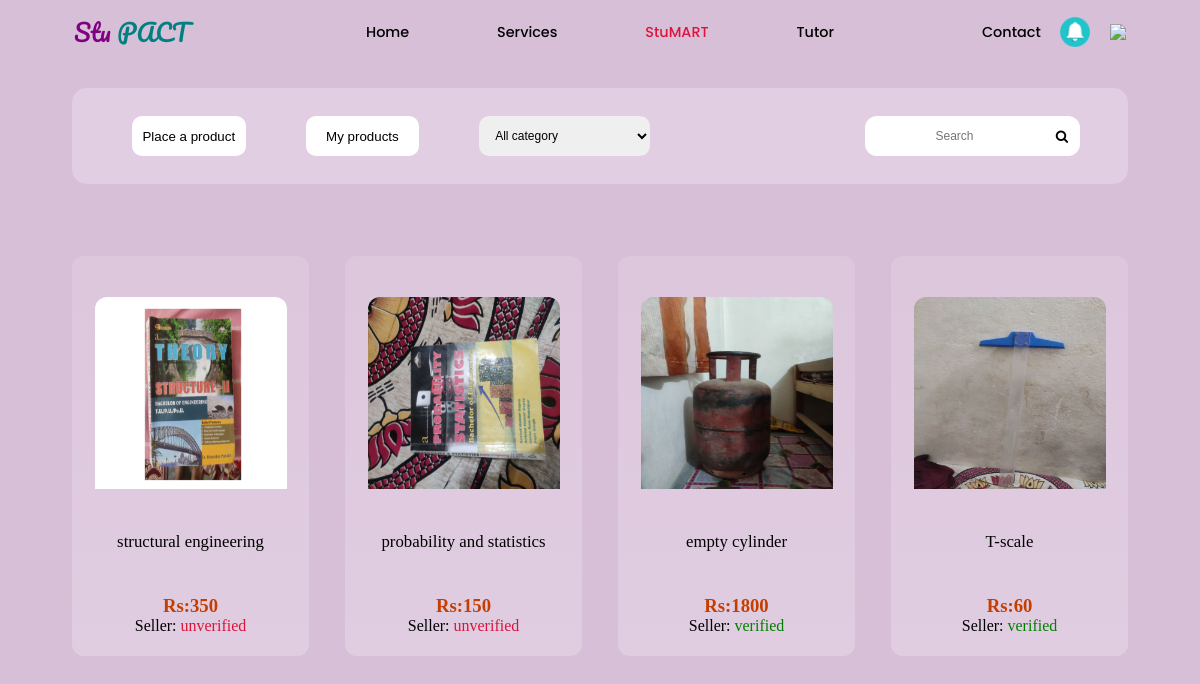
/stumart (signed in), run on an earlier commit of the app's database.
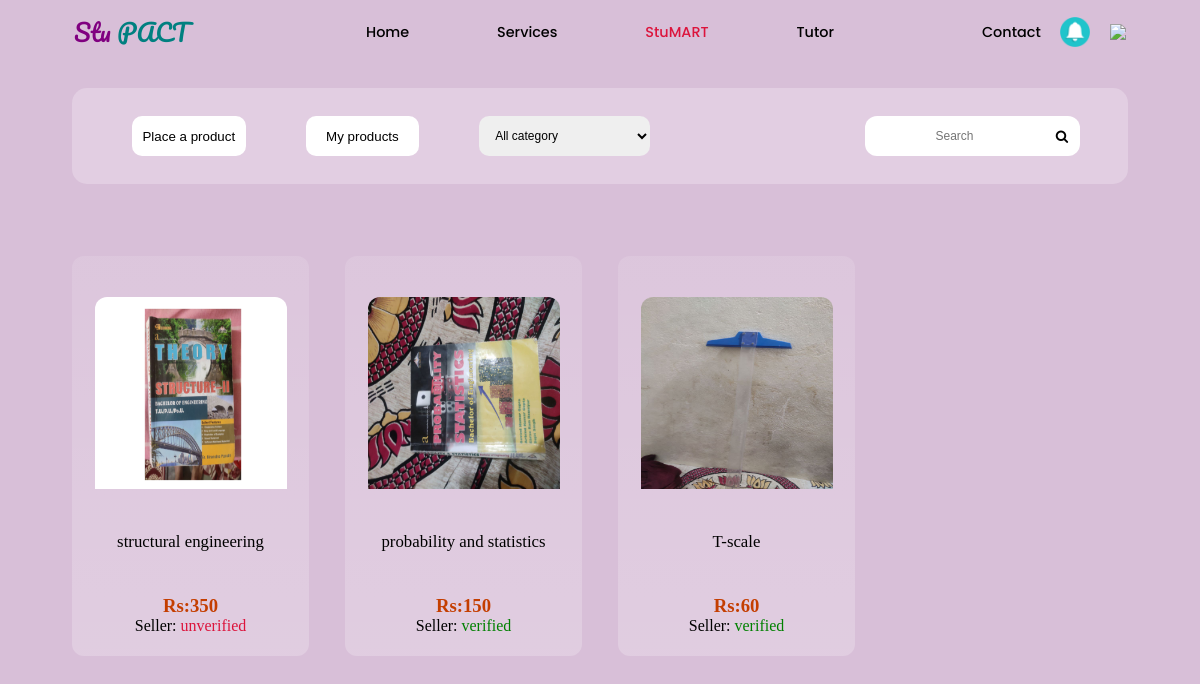
And on a later commit of the database.
### dataforstupact/models.py (models this page shows)
class stumartmodel(models.Model):
    id=models.UUIDField(primary_key=True,default=uuid.uuid4)
    title=models.CharField(max_length=30,blank=True)
    username=models.CharField(max_length=30)
    image=models.ImageField(upload_to="stumart/products/",blank=True)
    price=models.IntegerField(default=0)
    details=models.TextField(blank=True)
    category=models.CharField(max_length=30,default="other")
    time=models.DateTimeField(auto_now_add=True,blank=True)
    verify=models.BooleanField(default=False,blank=True)

### stupact/views.py (the view)
# urls.py: path('stumart',views.stumartfunc,name="stumart"),
def stumartfunc(request):
    variable=stumartmodel.objects.all()
    user=mymodel.objects.get(username=request.session["Username"])
    if len(user.phonenumber)<10 or len(user.first_name)<3 or len(user.last_name)<3:
        check=1
    else:
        check=0
    data=list()
    if request.method=="POST":
        value=request.POST.get("search")
        allobj=[i.title for i in variable]
        allobj2=[i for i in allobj if i[0:len(value)]==value]
        variable=[i for i in variable if i.title in allobj2 ]
    for i in variable:
        if i.username!=request.session["Username"] and i.verify == False:
            temp=dict()
            temp["id"]=i.id
            temp["verify"]=mymodel.objects.get(username=i.username).verified
            temp["username"]=i.username
            temp["title"]=i.title
            temp["image"]=i.image
            temp["price"]=i.price
            temp["discription"]=i.details
            temp["time"]=timeagofunc(i.time)
            data.append(temp)
    paginate=Paginator(data,8)
    pageno=request.GET.get("page")
    page=paginate.get_page(pageno)
    data2={
        "itemlist":page,
        "category":"all",
        "check":check,
        "count":range(1,paginate.num_pages+1)
    }
    return render(request,"stumart.html",data2)

### stupact/views.py (called while the page is built)
def timeagofunc(time):
            today = datetime.now(timezone.utc)
            diff=today-time
            diff2=str(diff).split(",")
            if len(diff2)==1:
                diff=str(diff).split(':')
                diff=[i[0:2] for i in diff]
                times=["secs","mins","hrs"]
                ans=""
                try:
                    diff.remove('0')
                    diff.remove('00')
                except:
                    pass
                ans=diff[0]+times[len(diff)-1]
            else:
                ans=diff2[0]
            return(ans)

### templates/stumart.html
{% include 'navbar.html' %}
{% include "stumart/topbar.html" %}
<section class="items">
    {% for i in itemlist %}
    <div  onclick="location.href='{% url "productinfo" i.id %}'" class="singleitem" style="position:relative;">
        <img style="height:16vw;width:16vw;margin-top:2.5vh;border-radius:12px 12px 0px 0px;" src="/media/{{i.image}}">
        <p style="font-family:Patrick Hand;font-size: 1.4vw;font-family:Roboto-Regular;">{{i.title}}</p>
        <div id="details">
        <h3 style="color:rgb(196, 62, 0);">Rs:{{i.price}}</h3>
        <p>Seller:
            {% if i.verify == False %}<span style="color:crimson;">unverified</span>
            {% else %}
            <span style="color:green;">verified</p>
                {% endif %}
        </p>
    </div>
    </div>
    {% endfor %}
</section>
</main>
{% include "stumart/paginate.html" %}
<br><br><br>
</body>
</html>

What changed in the data, as far as the page shows it:
no longer on this page (row edited): stumartmodel: image (picture), title "empty cylinder"
Also different on the page:
list line gone: "unverified"
new list line: "verified"
list line gone: "Rs: 1800 Seller: verified"
